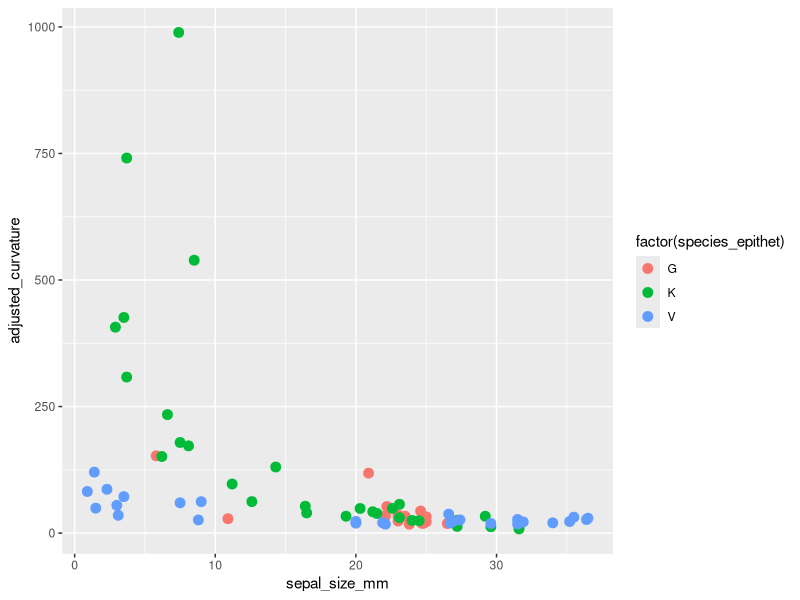

Reproduce this figure in R.
library(here)
library(tidyverse)

#import data ####

#size data
size_data<-
  read.csv(
  here("data/epimedium_curv_size_data.csv"), 
  header=TRUE)

#curvature data

curv_gran<-
  read.csv(
    here("data/epimedium_curvature_grandiflorum.csv"),
    header=TRUE) %>%
  select(4, 5) #select columns with species IDs and adjusted curvature data
  
curv_kore<-
  read.csv(
    here("data/epimedium_curvature_koreanum.csv"),
    header=TRUE) %>%
  select(4, 5)

curv_viol<-
  read.csv(
    here("data/epimedium_curvature_violaceum.csv"),
    header=TRUE) %>%
  select(4, 5)

#merge curvature data into one tibble

curv_data<-
  full_join(curv_gran, curv_kore) %>%
  full_join(., curv_viol)

# merge size data with curvature data ####

size_curv_data<-
  left_join(size_data, curv_data, by="species_individual_panicle_flower") %>%
  rename(species_ID = species_individual_panicle_flower) %>%
  mutate(
    species_epithet = str_extract(
      species_ID, 
      "[A-Z]+") #extacts uppercase letters from strings
  )

#plot

ggplot(
  data=size_curv_data, 
  aes(x=sepal_size_mm, y=adjusted_curvature)
) +
  geom_point(
    aes(colour=factor(species_epithet)), size=3)
